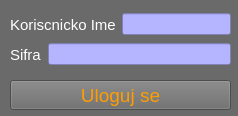
<?xml version="1.0" encoding="UTF-8"?>
<ui version="4.0">
 <class>LoginForm</class>
 <widget class="QWidget" name="LoginForm">
  <property name="geometry">
   <rect>
    <x>0</x>
    <y>0</y>
    <width>238</width>
    <height>116</height>
   </rect>
  </property>
  <property name="maximumSize">
   <size>
    <width>238</width>
    <height>116</height>
   </size>
  </property>
  <property name="windowTitle">
   <string>Prijavljivanje</string>
  </property>
  <property name="styleSheet">
   <string notr="true">background-color: rgb(106, 106, 106);</string>
  </property>
  <widget class="QPushButton" name="pushButton">
   <property name="geometry">
    <rect>
     <x>10</x>
     <y>80</y>
     <width>221</width>
     <height>30</height>
    </rect>
   </property>
   <property name="font">
    <font>
     <pointsize>14</pointsize>
    </font>
   </property>
   <property name="styleSheet">
    <string notr="true">color: rgb(255, 157, 0);</string>
   </property>
   <property name="text">
    <string>Uloguj se</string>
   </property>
  </widget>
  <widget class="QWidget" name="layoutWidget">
   <property name="geometry">
    <rect>
     <x>10</x>
     <y>10</y>
     <width>221</width>
     <height>29</height>
    </rect>
   </property>
   <layout class="QHBoxLayout" name="horizontalLayout">
    <item>
     <widget class="QLabel" name="label">
      <property name="font">
       <font>
        <pointsize>11</pointsize>
       </font>
      </property>
      <property name="styleSheet">
       <string notr="true">color: white;
</string>
      </property>
      <property name="text">
       <string>Koriscnicko Ime</string>
      </property>
     </widget>
    </item>
    <item>
     <widget class="QLineEdit" name="lineEdit">
      <property name="styleSheet">
       <string notr="true">background-color: rgb(180, 180, 255);
color: black;</string>
      </property>
      <property name="alignment">
       <set>Qt::AlignCenter</set>
      </property>
     </widget>
    </item>
   </layout>
  </widget>
  <widget class="QWidget" name="layoutWidget">
   <property name="geometry">
    <rect>
     <x>10</x>
     <y>40</y>
     <width>221</width>
     <height>29</height>
    </rect>
   </property>
   <layout class="QHBoxLayout" name="horizontalLayout_2">
    <item>
     <widget class="QLabel" name="label_2">
      <property name="font">
       <font>
        <pointsize>11</pointsize>
       </font>
      </property>
      <property name="styleSheet">
       <string notr="true">color: white;
</string>
      </property>
      <property name="text">
       <string>Sifra</string>
      </property>
     </widget>
    </item>
    <item>
     <widget class="QLineEdit" name="lineEdit_2">
      <property name="styleSheet">
       <string notr="true">background-color: rgb(180, 180, 255);
color: black;</string>
      </property>
      <property name="alignment">
       <set>Qt::AlignCenter</set>
      </property>
     </widget>
    </item>
   </layout>
  </widget>
 </widget>
 <resources/>
 <connections/>
</ui>
